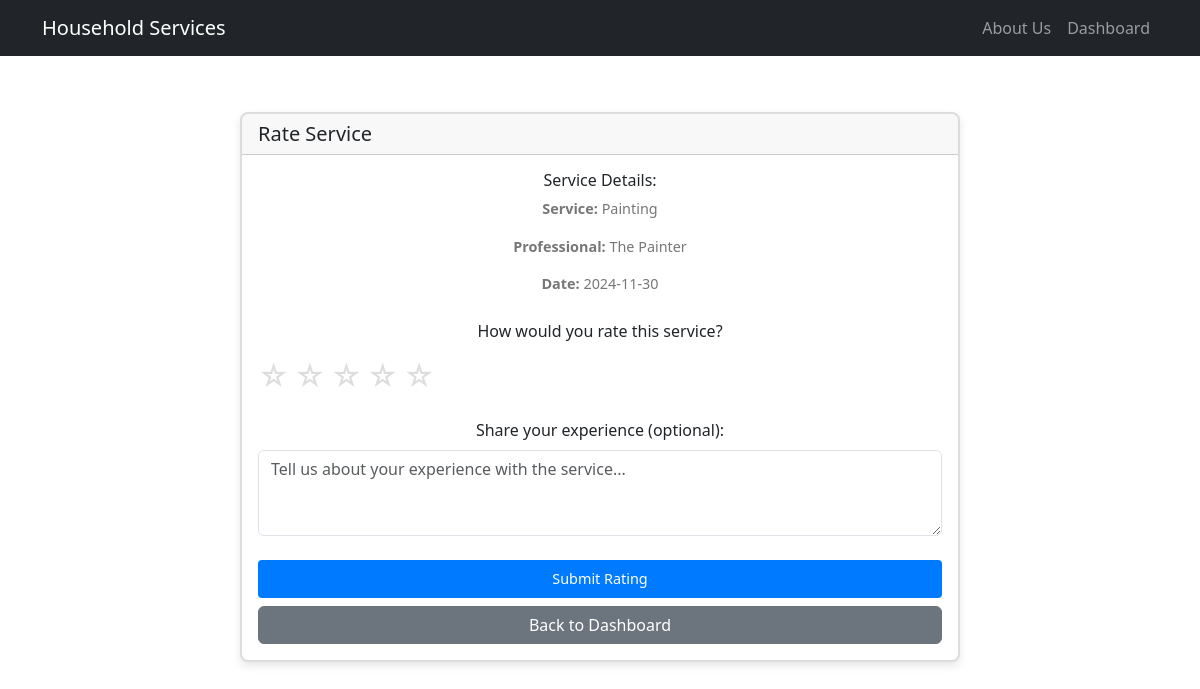
/service/3/rate (signed in), run on the app's committed database.
### model.py (models this page shows, shortened)
class Service(db.Model):
    id = db.Column(db.Integer, primary_key=True)
    name = db.Column(db.String(100), nullable=False)
    description = db.Column(db.Text)
    created_at = db.Column(db.DateTime, default=datetime.utcnow)
    is_active = db.Column(db.Boolean, default=True)

class User(UserMixin, db.Model):
    id = db.Column(db.Integer, primary_key=True)
    username = db.Column(db.String(80), unique=True, nullable=False)
    email = db.Column(db.String(120), unique=True, nullable=False)
    password_hash = db.Column(db.String(128), nullable=False)
    type = db.Column(db.String(50), nullable=False)
    created_at = db.Column(db.DateTime, default=datetime.utcnow)
    updated_at = db.Column(db.DateTime, default=datetime.utcnow, onupdate=datetime.utcnow)
    __mapper_args__ = {
        'polymorphic_identity': 'user',
        'polymorphic_on': type
    }

class ServiceProfessional(User):
    __tablename__ = 'service_professional'
    __mapper_args__ = {'polymorphic_identity': 'service_professional'}
    id = db.Column(db.Integer, db.ForeignKey('user.id'), primary_key=True)
    name = db.Column(db.String(100), nullable=False)  # Made nullable=False
    phone = db.Column(db.String(20))
    description = db.Column(db.Text)
    service_type = db.Column(db.String(100), nullable=False)  # Made nullable=False
    experience = db.Column(db.Integer, nullable=False)  # Made nullable=False
    address = db.Column(db.String(200), nullable=False)  # Added address field
    pincode = db.Column(db.String(10), nullable=False)  # Added pincode field
    documents_path = db.Column(db.String(255))  # Added documents path
    is_blocked = db.Column(db.Boolean, default=False)
    is_approved = db.Column(db.Boolean, default=False)
    is_active = db.Column(db.Boolean, default=True)
    rating = db.Column(db.Float, default=0.0)
    total_reviews = db.Column(db.Integer, default=0)
    requests = db.relationship('ServiceRequest', backref='professional', lazy='dynamic')

class ServiceRequest(db.Model):
    id = db.Column(db.Integer, primary_key=True)
    service_id = db.Column(db.Integer, db.ForeignKey('service.id'), nullable=False)
    customer_id = db.Column(db.Integer, db.ForeignKey('customer.id'), nullable=False)
    professional_id = db.Column(db.Integer, db.ForeignKey('service_professional.id'))
    date_of_request = db.Column(db.DateTime, default=datetime.utcnow, nullable=False)
    date_of_completion = db.Column(db.DateTime)
    status = db.Column(db.String(20), default='requested')  # requested, accepted, in_progress, completed, cancelled
    remarks = db.Column(db.Text)
    rating = db.Column(db.Integer)  # 1-5 rating
    review = db.Column(db.Text)
    service = db.relationship('Service', backref='requests')
    preferred_date = db.Column(db.Date, nullable=False)
    preferred_time = db.Column(db.Time, nullable=False)
    address = db.Column(db.String(200), nullable=False)
    pincode = db.Column(db.String(10), nullable=False)
    description = db.Column(db.Text)
    sub_service_id = db.Column(db.Integer, db.ForeignKey('sub_service.id'))
    sub_service = db.relationship('SubService', backref='requests')

### routes.py (the view)
@app.route('/service/<int:service_id>/rate', methods=['GET', 'POST'])
@login_required
def rate_service(service_id):
    if current_user.type != 'customer':
        flash('Access denied.', 'danger')
        return redirect(url_for('dashboard'))
    service = ServiceRequest.query.get_or_404(service_id)
    if service.customer_id != current_user.id:
        flash('Access denied.', 'danger')
        return redirect(url_for('dashboard'))
    if service.status != 'completed':
        flash('You can only rate completed services.', 'warning')
        return redirect(url_for('dashboard'))
    form = ServiceRatingForm()
    if form.validate_on_submit():
        service.rating = form.rating.data
        service.customer_feedback = form.feedback.data
        db.session.commit()
        flash('Thank you for your rating!', 'success')
        return redirect(url_for('dashboard'))
    return render_template('customer/rating_service.html',
                         service=service,
                         form=form)

### forms.py
class ServiceRatingForm(FlaskForm):
    rating = IntegerField('Rating', validators=[
        DataRequired(),
        NumberRange(min=1, max=5, message="Rating must be between 1 and 5")
    ])
    feedback = TextAreaField('Feedback', validators=[
        Optional(),
        Length(max=500, message="Feedback must be less than 500 characters")
    ])

### app.py (called while the page is built)
@login_manager.user_loader
def load_user(user_id):
    return User.query.get(int(user_id))

### templates/customer/rating_service.html (shortened to what this page needs)
{% extends "main.html" %}
{% block content %}
<div class="container mt-4">
    <div class="row">
        <div class="col-md-8 mx-auto">
            <div class="card">
                <div class="card-header">
                    <h5 class="card-title mb-0">Rate Service</h5>
                </div>
                <div class="card-body">
                    <div class="mb-4">
                        <h6>Service Details:</h6>
                        <p><strong>Service:</strong> {{ service.service.name }}</p>
                        <p><strong>Professional:</strong> {{ service.professional.name }}</p>
                        <p><strong>Date:</strong> {{ service.preferred_date.strftime('%Y-%m-%d') }}</p>
                    </div>
                    <form method="POST">
                        <div class="rating-container">
                            <div class="rating-title">How would you rate this service?</div>
                            <div class="rating">
                                {% for i in range(5, 0, -1) %}
                                <label for="star{{ i }}">☆</label>
                                {% endfor %}
                            </div>
                        </div>
                        <div class="feedback-container">
                            <label class="form-label">Share your experience (optional):</label>
                            {{ form.feedback(class="form-control", rows="3",
                               placeholder="Tell us about your experience with the service...") }}
                        </div>
                        <div class="d-grid gap-2 mt-4">
                            <button type="submit" class="btn btn-primary">Submit Rating</button>
                            <a href="{{ url_for('dashboard') }}" class="btn btn-secondary">Back to Dashboard</a>
                        </div>
                    </form>
                </div>
            </div>
        </div>
    </div>
</div>
{% endblock %}

### static/css/style.css (style rules this page uses)
.card { box-shadow: 0 0 10px rgba(0,0,0,0.1); margin-top: 2rem; }
.card-body { padding: 2rem; }
.form-label { font-weight: 500; }
.card { border: 2px solid #ddd; border-radius: 8px; box-shadow: 0 4px 8px rgba(0, 0, 0, 0.1); transition: transform 0.2s, box-shadow 0.2s; overflow: hidden; }
.card-body { padding: 16px; text-align: center; }
.card-body p { font-size: 0.9rem; color: #777; margin-bottom: 16px; }
.card-body .btn-primary { background-color: #007bff; border: none; padding: 8px 12px; font-size: 0.9rem; border-radius: 4px; transition: background-color 0.2s; }
.rating { display: flex; flex-direction: row-reverse; justify-content: flex-end; gap: 5px; }
.rating label { font-size: 30px; color: #ddd; cursor: pointer; transition: color 0.2s; }
.rating-container { margin: 20px 0; }
.feedback-container { margin: 20px 0; }
.rating-title { margin-bottom: 10px; font-weight: 500; }

### data on the page
Service: service.name "Painting"
ServiceProfessional: professional.name "The Painter"
ServiceRequest: preferred_date "2024-11-30"
